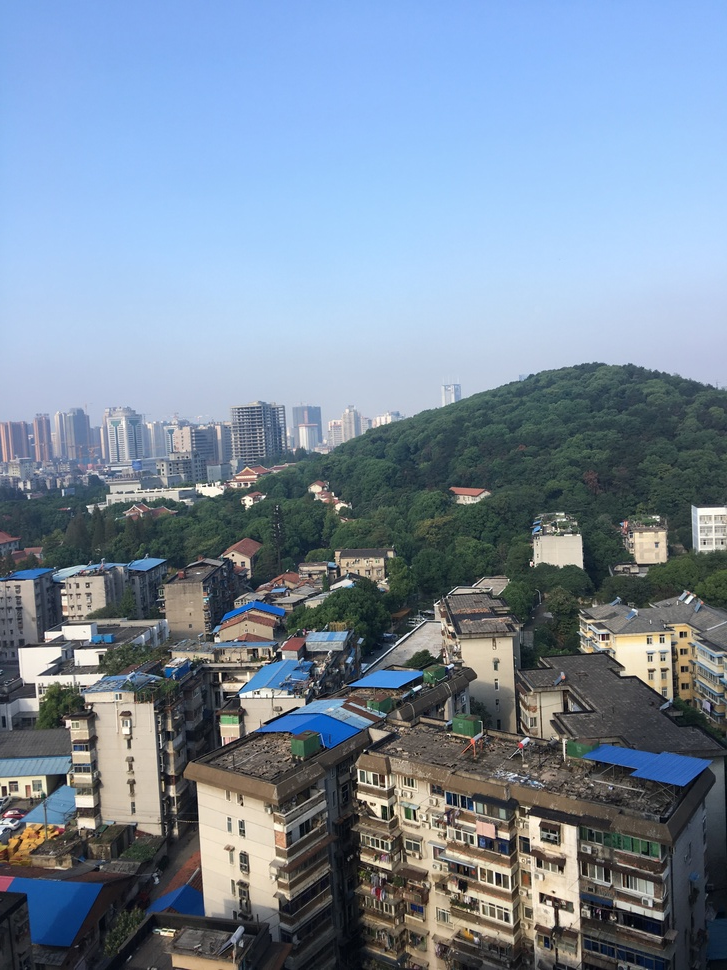
#> input picture 图像拼接/ori_a.JPG, 727 x 970 px, shrunk from 3024 x 4032 before the run, found by its file name
$ python image.py
#> lines starting #> are read from the running program, lines starting #| are printed output that depends on the picture
import numpy as np
import imutils
import cv2
from matplotlib import pyplot as plt
class Stitcher:
    def __init__(self):
        # determine if we are using OpenCV v3.X
        self.isv3 = imutils.is_cv3()
    def stitch(self, images, ratio=0.75, reprojThresh=4.0,
        showMatches=False):
        (imageB, imageA) = images
        (kpsA, featuresA) = self.detectAndDescribe(imageA)
        (kpsB, featuresB) = self.detectAndDescribe(imageB)
        M = self.matchKeypoints(kpsA, kpsB,
            featuresA, featuresB, ratio, reprojThresh)
        if M is None:
            return None
        (matches, H, status) = M
        result = cv2.warpPerspective(imageA, H,
            (imageA.shape[1] + imageB.shape[1], imageA.shape[0]))
        result[0:imageB.shape[0], 0:imageB.shape[1]] = imageB
        if showMatches:
            vis = self.drawMatches(imageA, imageB, kpsA, kpsB, matches,
                status)
            return (result, vis)
        return result
    def detectAndDescribe(self, image):
        gray = cv2.cvtColor(image, cv2.COLOR_BGR2GRAY)
        if self.isv3:
            descriptor = cv2.xfeatures2d.SURF_create()
            (kps, features) = descriptor.detectAndCompute(image, None)
        else:
            detector = cv2.FeatureDetector_create("SURF")
            kps = detector.detect(gray)
            extractor = cv2.DescriptorExtractor_create("SURF")
            (kps, features) = extractor.compute(gray, kps)
        kps = np.float32([kp.pt for kp in kps])
        return (kps, features)
    def matchKeypoints(self, kpsA, kpsB, featuresA, featuresB,
        ratio, reprojThresh):
        matcher = cv2.DescriptorMatcher_create("BruteForce")
        rawMatches = matcher.knnMatch(featuresA, featuresB, 2)
        matches = []
        for m in rawMatches:
            if len(m) == 2 and m[0].distance < m[1].distance * ratio:
                matches.append((m[0].trainIdx, m[0].queryIdx))
        if len(matches) > 4:
            ptsA = np.float32([kpsA[i] for (_, i) in matches])
            ptsB = np.float32([kpsB[i] for (i, _) in matches])
            (H, status) = cv2.findHomography(ptsA, ptsB, cv2.RANSAC,
                reprojThresh)
            return (matches, H, status)
        return None
    def drawMatches(self, imageA, imageB, kpsA, kpsB, matches, status):
        (hA, wA) = imageA.shape[:2]
        (hB, wB) = imageB.shape[:2]
        vis = np.zeros((max(hA, hB), wA + wB, 3), dtype="uint8")
        vis[0:hA, 0:wA] = imageA
        vis[0:hB, wA:] = imageB
        for ((trainIdx, queryIdx), s) in zip(matches, status):
            if s == 1:
                ptA = (int(kpsA[queryIdx][0]), int(kpsA[queryIdx][1]))
                ptB = (int(kpsB[trainIdx][0]) + wA, int(kpsB[trainIdx][1]))
                cv2.line(vis, ptA, ptB, (0, 255, 0), 1)
        return vis

if __name__ == '__main__':
    imageA = cv2.imread("ori_a.jpg")
#> imageA is the input picture: shape (970, 727, 3); mean B, G, R 156.3, 137.8, 120.8
    imageB = cv2.imread("ori_b.jpg")
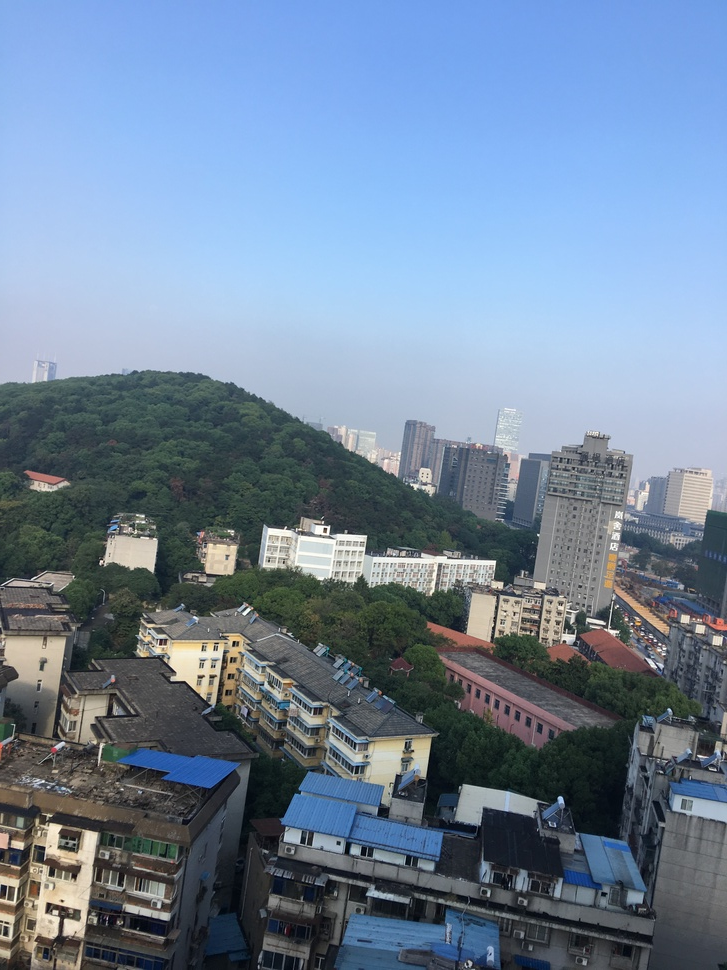
#> input picture 图像拼接/ori_b.JPG, 727 x 970 px, shrunk from 3024 x 4032 before the run, found by its file name
#> imageB is the input picture: shape (970, 727, 3); mean B, G, R 154.7, 132, 112.5

    stitcher = Stitcher()
    (result, vis) = stitcher.stitch([imageA, imageB], showMatches=True)
#> in detectAndDescribe, `gray = cv2.cvtColor(image, cv2.COLOR_BGR2GRAY)`:
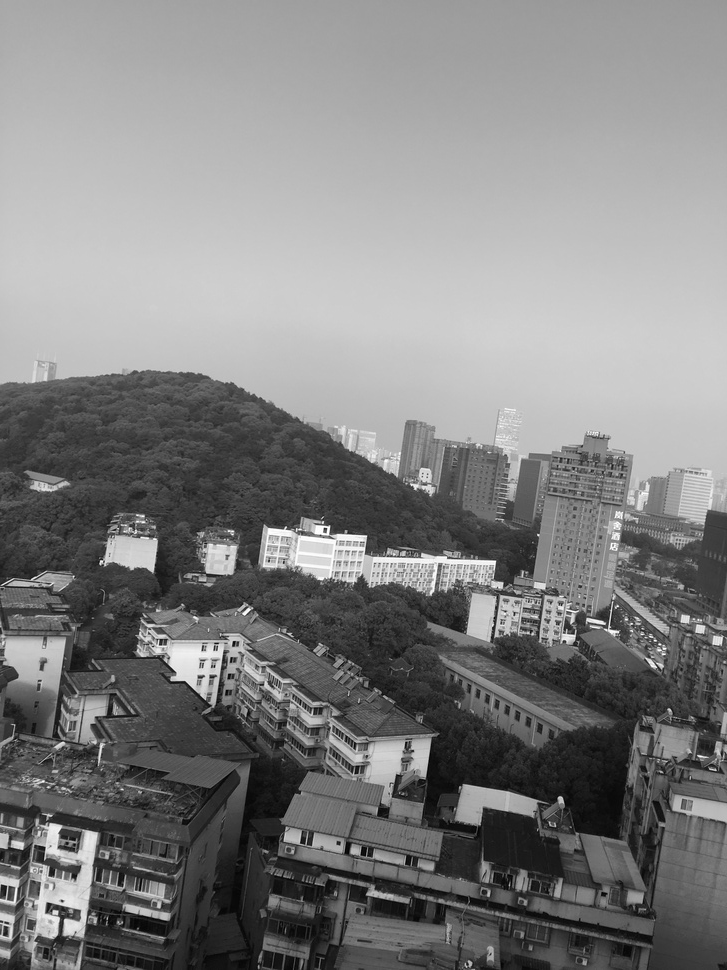
#> gray: shape (970, 727); min 1, max 255, mean 128.8
#> (the run stopped early here; a loop or call above may not have finished)
